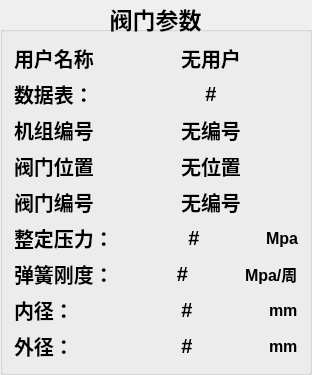
         <widget class="QGroupBox" name="groupBox_2">
          <property name="font">
           <font>
            <pointsize>17</pointsize>
            <weight>75</weight>
            <bold>true</bold>
           </font>
          </property>
          <property name="title">
           <string>阀门参数</string>
          </property>
          <property name="alignment">
           <set>Qt::AlignCenter</set>
          </property>
          <layout class="QVBoxLayout" name="verticalLayout_6">
           <item>
            <layout class="QHBoxLayout" name="T_HZ_User" stretch="5,1,10">
             <item>
              <widget class="QLabel" name="label_8">
               <property name="minimumSize">
                <size>
                 <width>40</width>
                 <height>0</height>
                </size>
               </property>
               <property name="font">
                <font>
                 <pointsize>15</pointsize>
                 <weight>75</weight>
                 <bold>true</bold>
                </font>
               </property>
               <property name="text">
                <string>用户名称：</string>
               </property>
              </widget>
             </item>
             <item>
              <spacer name="horizontalSpacer_10">
               <property name="orientation">
                <enum>Qt::Horizontal</enum>
               </property>
               <property name="sizeHint" stdset="0">
                <size>
                 <width>40</width>
                 <height>20</height>
                </size>
               </property>
              </spacer>
             </item>
             <item>
              <widget class="QLabel" name="Z_LB0">
               <property name="sizePolicy">
                <sizepolicy hsizetype="Preferred" vsizetype="Preferred">
                 <horstretch>0</horstretch>
                 <verstretch>0</verstretch>
                </sizepolicy>
               </property>
               <property name="minimumSize">
                <size>
                 <width>15</width>
                 <height>0</height>
                </size>
               </property>
               <property name="font">
                <font>
                 <pointsize>15</pointsize>
                 <weight>75</weight>
                 <bold>true</bold>
                </font>
               </property>
               <property name="text">
                <string>无用户</string>
               </property>
               <property name="alignment">
                <set>Qt::AlignCenter</set>
               </property>
              </widget>
             </item>
            </layout>
           </item>
           <item>
            <layout class="QHBoxLayout" name="T_HZ_User_10" stretch="5,1,10">
             <item>
              <widget class="QLabel" name="label_23">
               <property name="minimumSize">
                <size>
                 <width>40</width>
                 <height>0</height>
                </size>
               </property>
               <property name="font">
                <font>
                 <pointsize>15</pointsize>
                 <weight>75</weight>
                 <bold>true</bold>
                </font>
               </property>
               <property name="text">
                <string>数据表：</string>
               </property>
              </widget>
             </item>
             <item>
              <spacer name="horizontalSpacer_19">
               <property name="orientation">
                <enum>Qt::Horizontal</enum>
               </property>
               <property name="sizeHint" stdset="0">
                <size>
                 <width>40</width>
                 <height>20</height>
                </size>
               </property>
              </spacer>
             </item>
             <item>
              <widget class="QLabel" name="Z_SHUJUBIAO">
               <property name="minimumSize">
                <size>
                 <width>15</width>
                 <height>0</height>
                </size>
               </property>
               <property name="font">
                <font>
                 <pointsize>15</pointsize>
                 <weight>75</weight>
                 <bold>true</bold>
                </font>
               </property>
               <property name="text">
                <string>#</string>
               </property>
               <property name="alignment">
                <set>Qt::AlignCenter</set>
               </property>
              </widget>
             </item>
            </layout>
           </item>
           <item>
            <layout class="QHBoxLayout" name="T_HZ_User_2" stretch="5,1,10">
             <item>
              <widget class="QLabel" name="label_12">
               <property name="minimumSize">
                <size>
                 <width>40</width>
                 <height>0</height>
                </size>
               </property>
               <property name="font">
                <font>
                 <pointsize>15</pointsize>
                 <weight>75</weight>
                 <bold>true</bold>
                </font>
               </property>
               <property name="text">
                <string>机组编号：</string>
               </property>
              </widget>
             </item>
             <item>
              <spacer name="horizontalSpacer_11">
               <property name="orientation">
                <enum>Qt::Horizontal</enum>
               </property>
               <property name="sizeHint" stdset="0">
                <size>
                 <width>40</width>
                 <height>20</height>
                </size>
               </property>
              </spacer>
             </item>
             <item>
              <widget class="QLabel" name="Z_LB1">
               <property name="minimumSize">
                <size>
                 <width>15</width>
                 <height>0</height>
                </size>
               </property>
               <property name="font">
                <font>
                 <pointsize>15</pointsize>
                 <weight>75</weight>
                 <bold>true</bold>
                </font>
               </property>
               <property name="text">
                <string>无编号</string>
               </property>
               <property name="alignment">
                <set>Qt::AlignCenter</set>
               </property>
              </widget>
             </item>
            </layout>
           </item>
           <item>
            <layout class="QHBoxLayout" name="T_HZ_User_3" stretch="5,1,10">
             <item>
              <widget class="QLabel" name="label_14">
               <property name="minimumSize">
                <size>
                 <width>40</width>
                 <height>0</height>
                </size>
               </property>
               <property name="font">
                <font>
                 <pointsize>15</pointsize>
                 <weight>75</weight>
                 <bold>true</bold>
                </font>
               </property>
               <property name="text">
                <string>阀门位置：</string>
               </property>
              </widget>
             </item>
             <item>
              <spacer name="horizontalSpacer_12">
               <property name="orientation">
                <enum>Qt::Horizontal</enum>
               </property>
               <property name="sizeHint" stdset="0">
                <size>
                 <width>40</width>
                 <height>20</height>
                </size>
               </property>
              </spacer>
             </item>
             <item>
              <widget class="QLabel" name="Z_LB2">
               <property name="minimumSize">
                <size>
                 <width>15</width>
                 <height>0</height>
                </size>
               </property>
               <property name="font">
                <font>
                 <pointsize>15</pointsize>
                 <weight>75</weight>
                 <bold>true</bold>
                </font>
               </property>
               <property name="text">
                <string>无位置</string>
               </property>
               <property name="alignment">
                <set>Qt::AlignCenter</set>
               </property>
              </widget>
             </item>
            </layout>
           </item>
           <item>
            <layout class="QHBoxLayout" name="T_HZ_User_4" stretch="5,1,10">
             <item>
              <widget class="QLabel" name="label_16">
               <property name="minimumSize">
                <size>
                 <width>40</width>
                 <height>0</height>
                </size>
               </property>
               <property name="font">
                <font>
                 <pointsize>15</pointsize>
                 <weight>75</weight>
                 <bold>true</bold>
                </font>
               </property>
               <property name="text">
                <string>阀门编号：</string>
               </property>
              </widget>
             </item>
             <item>
              <spacer name="horizontalSpacer_13">
               <property name="orientation">
                <enum>Qt::Horizontal</enum>
               </property>
               <property name="sizeHint" stdset="0">
                <size>
                 <width>40</width>
                 <height>20</height>
                </size>
               </property>
              </spacer>
             </item>
             <item>
              <widget class="QLabel" name="Z_LB3">
               <property name="minimumSize">
                <size>
                 <width>15</width>
                 <height>0</height>
                </size>
               </property>
               <property name="font">
                <font>
                 <pointsize>15</pointsize>
                 <weight>75</weight>
                 <bold>true</bold>
                </font>
               </property>
               <property name="text">
                <string>无编号</string>
               </property>
               <property name="alignment">
                <set>Qt::AlignCenter</set>
               </property>
              </widget>
             </item>
            </layout>
           </item>
           <item>
            <layout class="QHBoxLayout" name="T_HZ_User_5" stretch="5,1,10,0">
             <item>
              <widget class="QLabel" name="label_18">
               <property name="sizePolicy">
                <sizepolicy hsizetype="Minimum" vsizetype="Preferred">
                 <horstretch>0</horstretch>
                 <verstretch>0</verstretch>
                </sizepolicy>
               </property>
               <property name="minimumSize">
                <size>
                 <width>95</width>
                 <height>0</height>
                </size>
               </property>
               <property name="font">
                <font>
                 <pointsize>15</pointsize>
                 <weight>75</weight>
                 <bold>true</bold>
                </font>
               </property>
               <property name="text">
                <string>整定压力：</string>
               </property>
              </widget>
             </item>
             <item>
              <spacer name="horizontalSpacer_14">
               <property name="orientation">
                <enum>Qt::Horizontal</enum>
               </property>
               <property name="sizeHint" stdset="0">
                <size>
                 <width>40</width>
                 <height>20</height>
                </size>
               </property>
              </spacer>
             </item>
             <item>
              <widget class="QLabel" name="Z_LB4">
               <property name="sizePolicy">
                <sizepolicy hsizetype="Minimum" vsizetype="Preferred">
                 <horstretch>0</horstretch>
                 <verstretch>0</verstretch>
                </sizepolicy>
               </property>
               <property name="minimumSize">
                <size>
                 <width>100</width>
                 <height>0</height>
                </size>
               </property>
               <property name="font">
                <font>
                 <pointsize>15</pointsize>
                 <weight>75</weight>
                 <bold>true</bold>
                </font>
               </property>
               <property name="text">
                <string>#</string>
               </property>
               <property name="alignment">
                <set>Qt::AlignCenter</set>
               </property>
              </widget>
             </item>
             <item>
              <widget class="QLabel" name="label_6">
               <property name="font">
                <font>
                 <pointsize>12</pointsize>
                 <weight>75</weight>
                 <bold>true</bold>
                </font>
               </property>
               <property name="text">
                <string>Mpa</string>
               </property>
              </widget>
             </item>
            </layout>
           </item>
           <item>
            <layout class="QHBoxLayout" name="T_HZ_User_6" stretch="5,1,10,0">
             <item>
              <widget class="QLabel" name="label_20">
               <property name="minimumSize">
                <size>
                 <width>95</width>
                 <height>0</height>
                </size>
               </property>
               <property name="font">
                <font>
                 <pointsize>15</pointsize>
                 <weight>75</weight>
                 <bold>true</bold>
                </font>
               </property>
               <property name="text">
                <string>弹簧刚度：</string>
               </property>
              </widget>
             </item>
             <item>
              <spacer name="horizontalSpacer_15">
               <property name="orientation">
                <enum>Qt::Horizontal</enum>
               </property>
               <property name="sizeHint" stdset="0">
                <size>
                 <width>40</width>
                 <height>20</height>
                </size>
               </property>
              </spacer>
             </item>
             <item>
              <widget class="QLabel" name="Z_LB5">
               <property name="minimumSize">
                <size>
                 <width>15</width>
                 <height>0</height>
                </size>
               </property>
               <property name="font">
                <font>
                 <pointsize>15</pointsize>
                 <weight>75</weight>
                 <bold>true</bold>
                </font>
               </property>
               <property name="text">
                <string>#</string>
               </property>
               <property name="alignment">
                <set>Qt::AlignCenter</set>
               </property>
              </widget>
             </item>
             <item>
              <widget class="QLabel" name="label_7">
               <property name="font">
                <font>
                 <pointsize>12</pointsize>
                 <weight>75</weight>
                 <bold>true</bold>
                </font>
               </property>
               <property name="text">
                <string>Mpa/周</string>
               </property>
              </widget>
             </item>
            </layout>
           </item>
           <item>
            <layout class="QHBoxLayout" name="T_HZ_User_7" stretch="5,1,10,0">
             <item>
              <widget class="QLabel" name="label_21">
               <property name="minimumSize">
                <size>
                 <width>40</width>
                 <height>0</height>
                </size>
               </property>
               <property name="font">
                <font>
                 <pointsize>15</pointsize>
                 <weight>75</weight>
                 <bold>true</bold>
                </font>
               </property>
               <property name="text">
                <string>内径：</string>
               </property>
              </widget>
             </item>
             <item>
              <spacer name="horizontalSpacer_16">
               <property name="orientation">
                <enum>Qt::Horizontal</enum>
               </property>
               <property name="sizeHint" stdset="0">
                <size>
                 <width>40</width>
                 <height>20</height>
                </size>
               </property>
              </spacer>
             </item>
             <item>
              <widget class="QLabel" name="Z_LB5_2">
               <property name="minimumSize">
                <size>
                 <width>15</width>
                 <height>0</height>
                </size>
               </property>
               <property name="font">
                <font>
                 <pointsize>15</pointsize>
                 <weight>75</weight>
                 <bold>true</bold>
                </font>
               </property>
               <property name="text">
                <string>#</string>
               </property>
               <property name="alignment">
                <set>Qt::AlignCenter</set>
               </property>
              </widget>
             </item>
             <item>
              <widget class="QLabel" name="label_4">
               <property name="font">
                <font>
                 <pointsize>12</pointsize>
                 <weight>75</weight>
                 <bold>true</bold>
                </font>
               </property>
               <property name="text">
                <string>mm</string>
               </property>
              </widget>
             </item>
            </layout>
           </item>
           <item>
            <layout class="QHBoxLayout" name="T_HZ_User_8" stretch="5,1,10,0">
             <item>
              <widget class="QLabel" name="label_22">
               <property name="minimumSize">
                <size>
                 <width>40</width>
                 <height>0</height>
                </size>
               </property>
               <property name="font">
                <font>
                 <pointsize>15</pointsize>
                 <weight>75</weight>
                 <bold>true</bold>
                </font>
               </property>
               <property name="text">
                <string>外径：</string>
               </property>
              </widget>
             </item>
             <item>
              <spacer name="horizontalSpacer_17">
               <property name="orientation">
                <enum>Qt::Horizontal</enum>
               </property>
               <property name="sizeHint" stdset="0">
                <size>
                 <width>40</width>
                 <height>20</height>
                </size>
               </property>
              </spacer>
             </item>
             <item>
              <widget class="QLabel" name="Z_LB5_3">
               <property name="minimumSize">
                <size>
                 <width>15</width>
                 <height>0</height>
                </size>
               </property>
               <property name="font">
                <font>
                 <pointsize>15</pointsize>
                 <weight>75</weight>
                 <bold>true</bold>
                </font>
               </property>
               <property name="text">
                <string>#</string>
               </property>
               <property name="alignment">
                <set>Qt::AlignCenter</set>
               </property>
              </widget>
             </item>
             <item>
              <widget class="QLabel" name="label_3">
               <property name="font">
                <font>
                 <pointsize>12</pointsize>
                 <weight>75</weight>
                 <bold>true</bold>
                </font>
               </property>
               <property name="text">
                <string>mm</string>
               </property>
              </widget>
             </item>
            </layout>
           </item>
          </layout>
         </widget>
